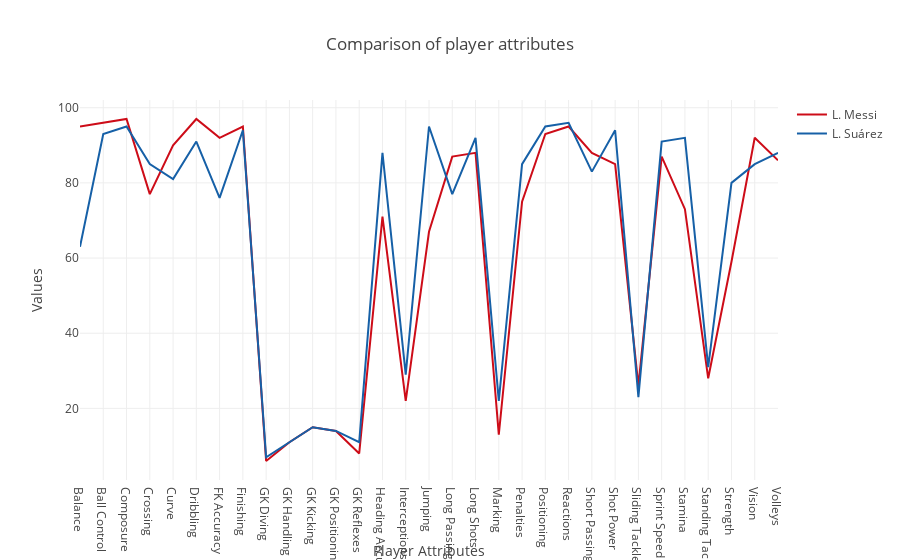

Notebook code cell kept with this figure:
### Code cell
plotPlayerAbilities('L. Messi','L. Suárez')

### Figure 1 — Plotly figure (JSON) as saved in the notebook; plotly's stock layout.template omitted (floating-point values rounded to 4 significant figures)
{"data": [{"line": {"color": "rgb(205, 12, 24)", "width": 2}, "name": "L. Messi", "type": "scatter", "uid": "6f2608de-bdf0-11e8-8f3d-f8cab838743b", "x": ["Balance", "Ball Control", "Composure", "Crossing", "Curve", "Dribbling", "FK Accuracy", "Finishing", "GK Diving", "GK Handling", "GK Kicking", "GK Positioning", "GK Reflexes", "Heading Accuracy", "Interceptions", "Jumping", "Long Passing", "Long Shots", "Marking", "Penalties", "Positioning", "Reactions", "Short Passing", "Shot Power", "Sliding Tackle", "Sprint Speed", "Stamina", "Standing Tackle", "Strength", "Vision", "Volleys"], "y": [95, 96, 97, 77, 90, 97, 92, 95, 6, 11, 15, 14, 8, 71, 22, 67, 87, 88, 13, 75, 93, 95, 88, 85, 26, 87, 73, 28, 59, 92, 86]}, {"line": {"color": "rgb(22, 96, 167)", "width": 2}, "name": "L. Suárez", "type": "scatter", "uid": "6f2608df-bdf0-11e8-bae4-f8cab838743b", "x": ["Balance", "Ball Control", "Composure", "Crossing", "Curve", "Dribbling", "FK Accuracy", "Finishing", "GK Diving", "GK Handling", "GK Kicking", "GK Positioning", "GK Reflexes", "Heading Accuracy", "Interceptions", "Jumping", "Long Passing", "Long Shots", "Marking", "Penalties", "Positioning", "Reactions", "Short Passing", "Shot Power", "Sliding Tackle", "Sprint Speed", "Stamina", "Standing Tackle", "Strength", "Vision", "Volleys"], "y": [63, 93, 95, 85, 81, 91, 76, 94, 7, 11, 15, 14, 11, 88, 29, 95, 77, 92, 22, 85, 95, 96, 83, 94, 23, 91, 92, 31, 80, 85, 88]}], "layout": {"title": "Comparison of player attributes", "xaxis": {"title": "Player Attributes"}, "yaxis": {"title": "Values"}}}
